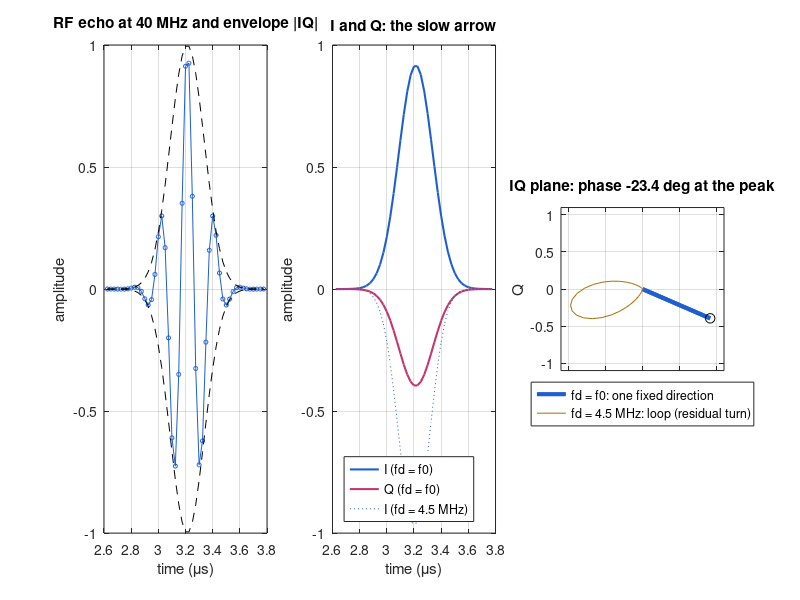

The MATLAB source for this figure:
%% m01_phasors_and_iq.m  --  rotating phasors, the imaginary part, and I/Q of an RF echo
% Purpose : sections 01.4-01.6 by computer.
%   (1) e^{j 2 pi f t}: angle at a given time, the sign of f flips sin but not cos
%   (2) cos = (e^{+j} + e^{-j})/2: the imaginary parts cancel to machine precision
%   (3) the imaginary part (Q) of a narrowband signal = the real signal a quarter period earlier
%   (4) I/Q by hand at fs = 4 f0 (multiply by 1, -j, -1, j, average, x2)
%   (5) I/Q demodulation of a Gaussian RF echo: mix with e^{-j 2 pi fd t}, low-pass, x2;
%       phase at the peak = -2 pi f0 tau, envelope = |IQ|; residual rotation if fd ~= f0
% Change  : tau (echo delay), fd (demodulation frequency), bw (fractional -6 dB bandwidth).
% Expect  : angle at 50 ns = 90 deg; hand I/Q = 0.8660 + 0.5000j = 1 at 30 deg;
%           tau = 13 ns -> phase -23.4 deg; fd = 4.5 MHz -> IQ spins at +0.5 MHz.
% Runtime : < 2 s. Base MATLAB / GNU Octave, no toolboxes.
clear; close all; rng(1);

%% 1. A rotating arrow
f0 = 5e6;                         % carrier (Hz) = turns per second
t1 = 50e-9;                       % 50 ns = a quarter of the 200 ns period
p_pos = exp(1j*2*pi*f0*t1);
p_neg = exp(-1j*2*pi*f0*t1);
fprintf('f0 = 5 MHz, period %.0f ns. At t = 50 ns the angle is %.1f deg\n', 1e9/f0, 2*pi*f0*t1*180/pi);
fprintf('  +f: %+.3f %+.3fj ;  -f: %+.3f %+.3fj  (same cos, opposite sin)\n\n', real(p_pos), imag(p_pos), real(p_neg), imag(p_neg));

%% 2. Two counter-rotating halves make a real cosine
t = (0:999)*1e-10;                % 0 .. 100 ns, 0.1 ns steps
x = 0.5*exp(1j*2*pi*f0*t) + 0.5*exp(-1j*2*pi*f0*t);
fprintf('max |imag( e^{+j}/2 + e^{-j}/2 )| = %.1e ; max |real - cos| = %.1e\n', max(abs(imag(x))), max(abs(real(x) - cos(2*pi*f0*t))));
x_unbal = 0.5*exp(1j*2*pi*f0*t) + 0.25*exp(-1j*2*pi*f0*t);   % unbalanced: no longer real
fprintf('unbalanced (0.5, 0.25): max |imag| = %.3f = 0.5 - 0.25\n\n', max(abs(imag(x_unbal))));

%% 3. The imaginary part is the quarter-period-earlier copy
A = 1; phi = 30*pi/180; T0 = 1/f0;
xr = @(tt) A*cos(2*pi*f0*tt + phi);       % the real RF
I = A*cos(phi); Q = A*sin(phi);           % phasor A e^{j phi} = I + jQ
fprintf('A cos(wt + 30 deg): I = A cos(phi) = %.4f, Q = A sin(phi) = %.4f\n', I, Q);
fprintf('  x(0) = %.4f (= I);  x(-T/4) = %.4f (= Q)\n', xr(0), xr(-T0/4));
fprintf('  and x(t) = I cos(wt) + Q cos(wt + 90 deg): error %.1e\n\n', max(abs(xr(t) - (I*cos(2*pi*f0*t) + Q*cos(2*pi*f0*t + pi/2)))));

%% 4. I/Q by hand at fs = 4 f0
n = 0:3;
s  = cos(n*pi/2 + phi);                   % four samples, one per quarter period
lo = exp(-1j*n*pi/2);                     % e^{-j 2 pi f0 t_n} = 1, -j, -1, j
prod_ = s .* lo;
iq = 2*mean(prod_);
fprintf('fs = 4 f0 samples   : %s\n', sprintf('%+.4f  ', s));
fprintf('times 1, -j, -1, j  : %s\n', sprintf('%+.4f%+.4fj  ', [real(prod_); imag(prod_)]));
fprintf('2 x mean = %.4f %+.4fj  -> |IQ| = %.4f, angle %.2f deg\n\n', real(iq), imag(iq), abs(iq), angle(iq)*180/pi);

%% 5. I/Q demodulation of an RF echo
fs  = 40e6;                       % sampling rate (Hz)
N   = 256;                        % 6.4 us record
tt  = (0:N-1)/fs;
t0  = 3.2e-6;                     % reference echo time: 16 whole periods of f0
bw  = 0.6;                        % -6 dB fractional bandwidth (60 %)
sig = sqrt(log(2)/2)/(pi*bw*f0/2);% Gaussian envelope std (s): 125 ns for 60 %
tau = 13e-9;                      % extra delay (s)
rf  = exp(-(tt - t0 - tau).^2/(2*sig^2)) .* cos(2*pi*f0*(tt - t0 - tau));
fk  = [0:N/2-1, -N/2:-1]*fs/N;    % FFT frequency axis (Hz)
lpf = double(abs(fk) < 5e6);      % ideal low-pass, cutoff 5 MHz (halfway to the 2f0 image)
demod = @(fd) 2*ifft(fft(rf .* exp(-1j*2*pi*fd*tt)) .* lpf);
iq0 = demod(f0);
[~, ipk] = max(abs(iq0));
fprintf('Gaussian echo: f0 = 5 MHz, 60 %% bandwidth (sigma = %.0f ns), fs = 40 MHz, tau = %.0f ns\n', sig*1e9, tau*1e9);
fprintf('  fd = f0  : phase at the peak = %.2f deg ; predicted -360 f0 tau = %.2f deg\n', angle(iq0(ipk))*180/pi, -360*f0*tau);
fprintf('             peak |IQ| = %.4f (envelope peak 1)\n', abs(iq0(ipk)));
fd2 = 4.5e6; iq2 = demod(fd2);
win = abs(tt - t0) < 1.5*sig;                         % inside the echo
ph2 = unwrap(angle(iq2(win)));
rate = (ph2(end) - ph2(1)) / (2*pi*(sum(win) - 1)/fs); % turns per second
fprintf('  fd = 4.5 MHz: IQ keeps spinning at %.3f MHz (= f0 - fd); max envelope change %.1e\n', rate/1e6, max(abs(abs(iq2) - abs(iq0))));
% quarter-period trick on the broadband echo (no Hilbert filter), error relative to the analytic signal
for bwq = [0.1 0.6]               % fractional -6 dB bandwidth
    sq  = sqrt(log(2)/2)/(pi*bwq*f0/2);                  % envelope std (s)
    rq  = exp(-(tt - t0).^2/(2*sq^2)) .* cos(2*pi*f0*(tt - t0));
    xaq = ifft(fft(rq) .* (1 + sign(fk)));               % analytic signal (keep +f, x2)
    xqq = interp1(tt, rq, tt - T0/4, 'spline', 0);       % real signal a quarter period earlier
    fprintf('  quarter-period copy vs Hilbert at %2.0f %% bandwidth: rms error %.1f %% of the analytic-signal rms\n', 100*bwq, 100*sqrt(sum(abs(rq + 1j*xqq - xaq).^2)/sum(abs(xaq).^2)));
end

%% 6. Figures
figure('Position', [80 80 1100 380]);
m = tt > 2.6e-6 & tt < 3.8e-6;
subplot(1,3,1);
plot(tt(m)*1e6, rf(m), 'o-', 'Color', [0.12 0.37 0.82], 'MarkerSize', 3); hold on; grid on;
plot(tt(m)*1e6, abs(iq0(m)), 'k--', tt(m)*1e6, -abs(iq0(m)), 'k--');
xlabel('time (\mus)'); ylabel('amplitude'); title('RF echo at 40 MHz and envelope |IQ|');
subplot(1,3,2);
plot(tt(m)*1e6, real(iq0(m)), '-', 'Color', [0.12 0.37 0.82], 'LineWidth', 1.5); hold on; grid on;
plot(tt(m)*1e6, imag(iq0(m)), '-', 'Color', [0.76 0.21 0.44], 'LineWidth', 1.5);
plot(tt(m)*1e6, real(iq2(m)), ':', 'Color', [0.12 0.37 0.82]);
legend('I (fd = f0)', 'Q (fd = f0)', 'I (fd = 4.5 MHz)', 'Location', 'southwest');
xlabel('time (\mus)'); ylabel('amplitude'); title('I and Q: the slow arrow');
subplot(1,3,3);
plot(real(iq0(m)), imag(iq0(m)), '-', 'Color', [0.12 0.37 0.82], 'LineWidth', 3); hold on; grid on;
plot(real(iq2(m)), imag(iq2(m)), '-', 'Color', [0.66 0.43 0.02]);
plot(real(iq0(ipk)), imag(iq0(ipk)), 'ko', 'MarkerSize', 7);
axis equal; axis([-1.1 1.1 -1.1 1.1]); xlabel('I'); ylabel('Q');
legend('fd = f0: one fixed direction', 'fd = 4.5 MHz: loop (residual turn)', 'Location', 'southoutside');
title('IQ plane: phase -23.4 deg at the peak');
